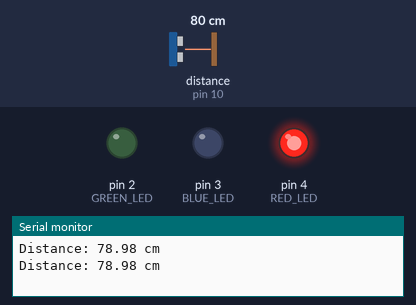
Recording of a sketch running on a simulated Arduino Uno, built with avr-gcc and run on an emulated ATmega328P. On the bench: output pins drawn as LEDs (lit = HIGH), the last lines printed to the serial monitor. Wiring (inferred from the names in the program): ultrasonic range finder: trigger pin 9; echo pin 10. The inputs (shaded band) are chosen by the test bench; at power-on: distance to the obstacle (sensor on pin 10) 80 cm. The echo pulse lasts 58.3 µs per cm; pins used as bus, display or sensor lines are not drawn.

Above: at 1.8 s.
1.9 s: distance to the obstacle (sensor on pin 10) set to 34 cm
3.4 s: distance to the obstacle (sensor on pin 10) set to 27 cm
At 4.3 s:
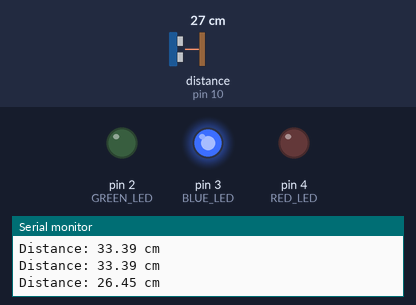
5.5 s: distance to the obstacle (sensor on pin 10) set to 23 cm
7.2 s: distance to the obstacle (sensor on pin 10) set to 19 cm
At 8.9 s:
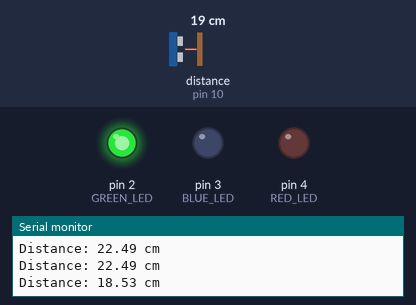
9.5 s: distance to the obstacle (sensor on pin 10) set to 35 cm
At 10.7 s:
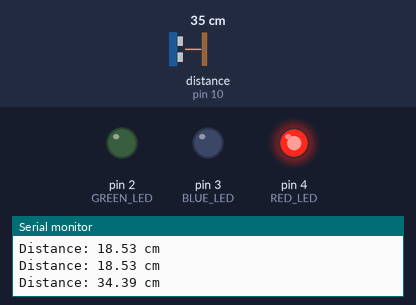
11.5 s: distance to the obstacle (sensor on pin 10) set to 2 cm
At 12.3 s:
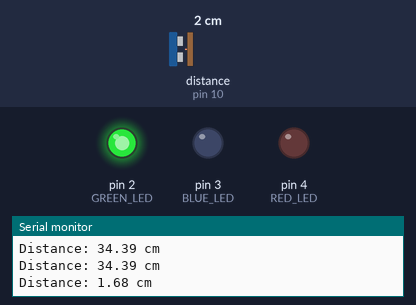
Timing chart, 0 to 14.5 s (numbered marks = the images above; inputs shaded):
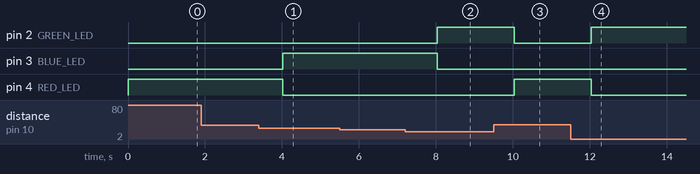

The sketch:

project_arduino.ino
```cpp
// HC-SR04 Pins
#define TRIG_PIN 9
#define ECHO_PIN 10

// LED Pins
#define GREEN_LED 2
#define BLUE_LED 3
#define RED_LED 4

void setup() {
  Serial.begin(9600);

  // Setup sensor pins
  pinMode(TRIG_PIN, OUTPUT);
  pinMode(ECHO_PIN, INPUT);

  // Setup LED pins
  pinMode(GREEN_LED, OUTPUT);
  pinMode(BLUE_LED, OUTPUT);
  pinMode(RED_LED, OUTPUT);
}

void loop() {
  // Triggering the sensor
  digitalWrite(TRIG_PIN, LOW);
  delayMicroseconds(2);
  digitalWrite(TRIG_PIN, HIGH);
  delayMicroseconds(10);
  digitalWrite(TRIG_PIN, LOW);

  // Receiving the echo
  long duration = pulseIn(ECHO_PIN, HIGH);
  float distance = duration * 0.034 / 2;

  // Print distance to Serial Monitor
  Serial.print("Distance: ");
  Serial.print(distance);
  Serial.println(" cm");

  // Turn off all LEDs first
  digitalWrite(GREEN_LED, LOW);
  digitalWrite(BLUE_LED, LOW);
  digitalWrite(RED_LED, LOW);

  // Water Level Indication Logic
  if (distance < 20) {
    digitalWrite(GREEN_LED, HIGH);  // High water level
  } else if (distance >= 20 && distance < 30) {
    digitalWrite(BLUE_LED, HIGH);   // Medium water level
  } else {
    digitalWrite(RED_LED, HIGH);    // Low water level
  }

  delay(1000);  // Wait 1 second before next reading
}
```

Measured:
- the behaviour switches between 31 and 30 cm on distance to the obstacle (sensor on pin 10) (found by bisection; images 0 and 1)
- the behaviour switches between 21 and 20 cm on distance to the obstacle (sensor on pin 10) (found by bisection; images 1 and 2)
- after the input at 3.4 s, pin 3 (BLUE_LED): LOW → HIGH after 0.62 s; pin 4 (RED_LED): HIGH → LOW after 0.62 s
- after the input at 7.2 s, pin 2 (GREEN_LED): LOW → HIGH after 0.83 s; pin 3 (BLUE_LED): HIGH → LOW after 0.83 s
- after the input at 9.5 s, pin 2 (GREEN_LED): HIGH → LOW after 0.54 s; pin 4 (RED_LED): LOW → HIGH after 0.54 s
- after the input at 11.5 s, pin 2 (GREEN_LED): LOW → HIGH after 0.54 s; pin 4 (RED_LED): HIGH → LOW after 0.54 s
